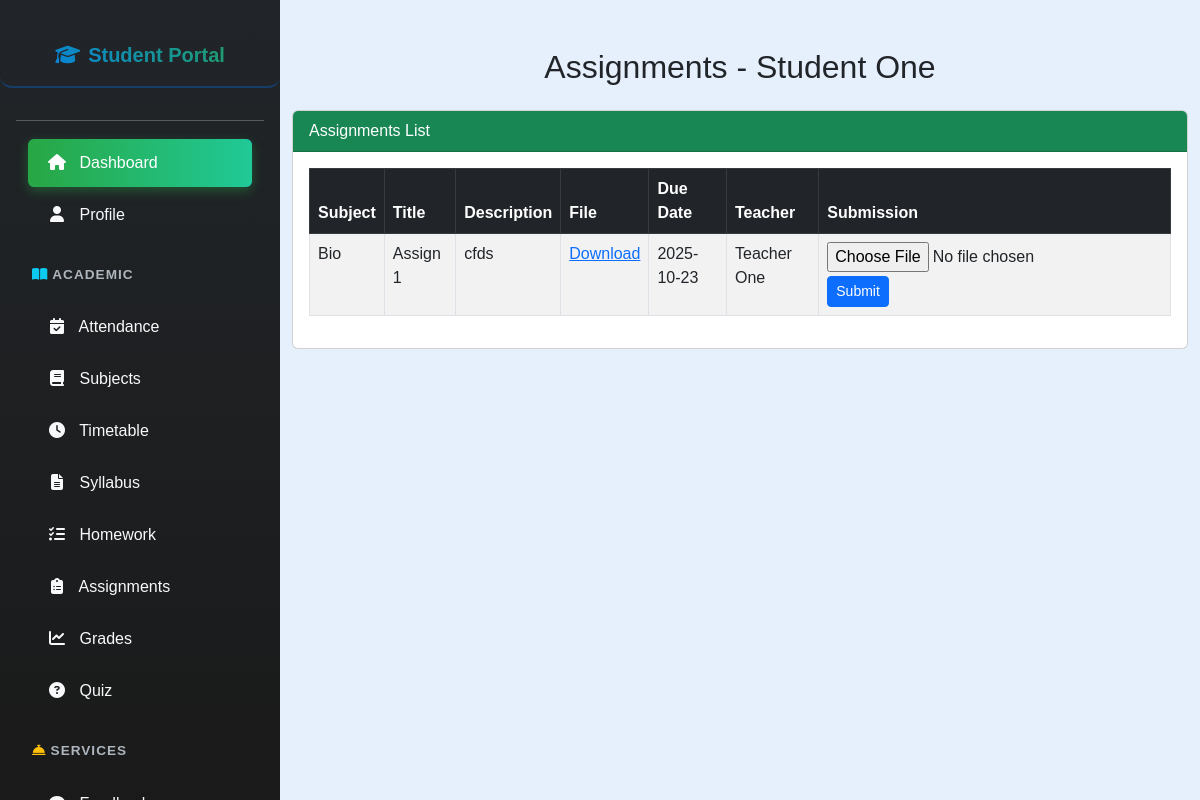
The page /student/view_assignments.php (signed in) on the database its author committed.
### tables this page shows
CREATE TABLE `users` (
  `user_id` int(11) NOT NULL,
  `usertype` enum('Teacher','Student') NOT NULL,
  `first_name` varchar(50) NOT NULL,
  `last_name` varchar(50) NOT NULL,
  `email` varchar(100) NOT NULL,
  `password_hash` varchar(255) NOT NULL,
  `gender` enum('Male','Female','Other') NOT NULL,
  `dob` date NOT NULL,
  `contact_number` varchar(20) DEFAULT NULL,
  `address` text DEFAULT NULL,
  `profile_picture` varchar(255) DEFAULT NULL,
  `class_id` int(11) DEFAULT NULL,
  `created_at` datetime DEFAULT current_timestamp(),
  `updated_at` datetime DEFAULT current_timestamp() ON UPDATE current_timestamp()
);

CREATE TABLE `assignments` (
  `assignment_id` int(11) NOT NULL,
  `class_id` int(11) NOT NULL,
  `subject_id` int(11) NOT NULL,
  `teacher_id` int(11) NOT NULL,
  `title` varchar(255) NOT NULL,
  `description` text DEFAULT NULL,
  `due_date` date NOT NULL,
  `file_path` varchar(255) DEFAULT NULL,
  `created_by` int(11) NOT NULL,
  `created_at` timestamp NOT NULL DEFAULT current_timestamp()
);

CREATE TABLE `subjects` (
  `subject_id` int(11) NOT NULL,
  `subject_name` varchar(100) NOT NULL,
  `class_id` int(11) NOT NULL,
  `created_at` datetime DEFAULT current_timestamp()
);

### student/view_assignments.php (the view, shortened to what this page needs)
<?php
include('../config.php');
$student_id = $_SESSION["user_id"];
$stmt = $conn->prepare("SELECT first_name, last_name, class_id FROM users WHERE user_id = ?");
$stmt->bind_param("i", $student_id);
$stmt->execute();
$result = $stmt->get_result();
$student = $result->fetch_assoc();
$student_name = $student['first_name'] . " " . $student['last_name'];
$class_id = $student['class_id'];
$assignments = [];
$asStmt = $conn->prepare("SELECT a.assignment_id, a.title, a.description, a.file_path, a.due_date, s.subject_name, u.first_name AS teacher_first, u.last_name AS teacher_last
                          FROM assignments a
                          JOIN subjects s ON a.subject_id = s.subject_id
                          JOIN users u ON a.teacher_id = u.user_id
                          WHERE a.class_id = ? ORDER BY a.due_date DESC");
$asStmt->bind_param("i", $class_id);
$asStmt->execute();
$asResult = $asStmt->get_result();
while ($row = $asResult->fetch_assoc()) {
    $subStmt = $conn->prepare("SELECT submission_id, file_path, grade, feedback FROM assignment_submissions WHERE assignment_id = ? AND student_id = ?");
    $subStmt->bind_param("ii", $row['assignment_id'], $student_id);
    $subStmt->execute();
    $subResult = $subStmt->get_result();
    if ($subResult->num_rows > 0) {
        $row['submission'] = $subResult->fetch_assoc();
    } else {
        $row['submission'] = null;
    }
    $assignments[] = $row;
}
?>
<!DOCTYPE html>
<html lang="en">
<head>
<link href="https://cdn.jsdelivr.net/npm/bootstrap@5.3.0/dist/css/bootstrap.min.css" rel="stylesheet" />
</head>
<body style="margin-left:280px; background-color:#e6effc;">
<?php include('student_sidebar.php'); ?>
<div class="container mt-5 mb-5">
    <h2 class="mb-4 text-center">Assignments - <?= htmlspecialchars($student_name) ?></h2>
    <div class="card">
        <div class="card-header bg-success text-white">Assignments List</div>
        <div class="card-body table-responsive">
            <table class="table table-bordered table-striped">
                <thead class="table-dark">
                    <tr>
                        <th>Subject</th>
                        <th>Title</th>
                        <th>Description</th>
                        <th>File</th>
                        <th>Due Date</th>
                        <th>Teacher</th>
                        <th>Submission</th>
                    </tr>
                </thead>
                <tbody>
                    <?php if ($assignments): ?>
                        <?php foreach ($assignments as $as): ?>
                            <tr>
                                <td><?= htmlspecialchars($as['subject_name']) ?></td>
                                <td><?= htmlspecialchars($as['title']) ?></td>
                                <td><?= htmlspecialchars($as['description']) ?></td>
                                <td>
                                    <?php if ($as['file_path']): ?>
                                        <a href="../uploads/assignments/<?= htmlspecialchars($as['file_path']) ?>" target="_blank">Download</a>
                                    <?php else: ?>N/A<?php endif; ?>
                                </td>
                                <td><?= htmlspecialchars($as['due_date']) ?></td>
                                <td><?= htmlspecialchars($as['teacher_first'] . " " . $as['teacher_last']) ?></td>
                                <td>
                                    <?php
                                    $today = date('Y-m-d');
                                    if ($as['submission']):
                                        echo "Grade: " . htmlspecialchars($as['submission']['grade'] ?? '-') . "<br>";
                                        echo "Feedback: " . htmlspecialchars($as['submission']['feedback'] ?? '-');
                                    elseif ($as['due_date'] >= $today): ?>
                                        <form method="POST" enctype="multipart/form-data">
                                            <input type="file" name="submission_file" required>
                                            <button type="submit" class="btn btn-sm btn-primary mt-1">Submit</button>
                                        </form>
                                    <?php else: ?>
                                        <span class="text-danger">Past Due</span>
                                    <?php endif; ?>
                                </td>
                            </tr>
                        <?php endforeach; ?>
                    <?php else: ?>
                        <tr><td colspan="7" class="text-center">No assignments available.</td></tr>
                    <?php endif; ?>
                </tbody>
            </table>
        </div>
    </div>
</div>
</body>
</html>

### student/student_sidebar.php (style rules this page uses)
body { font-family: Arial, sans-serif; background-color: #e6effc; margin-left: 280px; overflow-x: hidden; }

### rows shown on the page
users: student_name "Student One"
assignments: subject.subject_name "Bio", title "Assign 1", description "cfds", due_date "2025-10-23", users.first_name+last_name "Teacher One"
